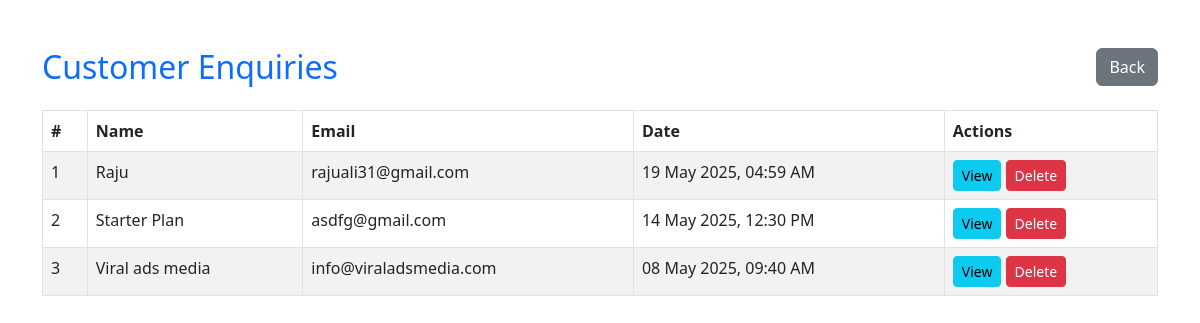
The app's page /admin/inquiries.php (signed in) with its own data.
### tables this page shows
CREATE TABLE `enquiries` (
  `id` int(11) NOT NULL,
  `name` varchar(255) NOT NULL,
  `email` varchar(255) NOT NULL,
  `phone` varchar(15) NOT NULL,
  `message` text NOT NULL,
  `submitted_at` timestamp NOT NULL DEFAULT current_timestamp()
);

### admin/inquiries.php (the view, shortened to what this page needs)
<?php
require_once '../includes/db.php';
$perPage = 10;
$page = isset($_GET['page']) && $_GET['page'] > 0 ? (int) $_GET['page'] : 1;
$offset = ($page - 1) * $perPage;
$stmt = $pdo->prepare("SELECT * FROM enquiries ORDER BY submitted_at DESC LIMIT :limit OFFSET :offset");
$stmt->bindValue(':limit', $perPage, PDO::PARAM_INT);
$stmt->bindValue(':offset', $offset, PDO::PARAM_INT);
$stmt->execute();
$inquiries = $stmt->fetchAll(PDO::FETCH_ASSOC);
?>
<!DOCTYPE html>
<html lang="en">
<head>
    <link href="https://cdn.jsdelivr.net/npm/bootstrap@5.3.0/dist/css/bootstrap.min.css" rel="stylesheet">
</head>
<body>
<div class="container mt-5">
    <div class="d-flex justify-content-between align-items-center mb-4">
        <h2 class="text-primary mb-0">Customer Enquiries</h2>
        <a href="dashboard.php" class="btn btn-secondary">Back</a>
    </div>
    <table class="table table-bordered table-striped">
        <thead>
            <tr>
                <th>#</th>
                <th>Name</th>
                <th>Email</th>
                <th>Date</th>
                <th>Actions</th>
            </tr>
        </thead>
        <tbody>
        <?php if ($inquiries): ?>
            <?php foreach ($inquiries as $index => $inq): ?>
                <tr>
                    <td><?= $offset + $index + 1 ?></td>
                    <td><?= htmlspecialchars($inq['name']) ?></td>
                    <td><?= htmlspecialchars($inq['email']) ?></td>
                    <td><?= date('d M Y, h:i A', strtotime($inq['submitted_at'])) ?></td>
                    <td>
                        <button class="btn btn-sm btn-info" data-bs-toggle="modal" data-bs-target="#viewModal<?= $inq['id'] ?>">View</button>
                        <a href="delete_inquiry.php?id=<?= $inq['id'] ?>" class="btn btn-sm btn-danger" onclick="return confirm('Delete this inquiry?');">Delete</a>
                    </td>
                </tr>
            <?php endforeach; ?>
        <?php else: ?>
            <tr><td colspan="5" class="text-center">No inquiries found.</td></tr>
        <?php endif; ?>
        </tbody>
    </table>
</div>
</body>
</html>

### admin/inquiries.php (style rules this page uses)
.table thead { background-color: #343a40; color: #fff; }

### records on screen
enquiries: index "1", name "Raju", email "rajuali31@gmail.com", submitted_at "19 May 2025, 04:59 AM"
enquiries: index "2", name "Starter Plan", email "asdfg@gmail.com", submitted_at "14 May 2025, 12:30 PM"
enquiries: index "3", name "Viral ads media", email "info@viraladsmedia.com", submitted_at "08 May 2025, 09:40 AM"
